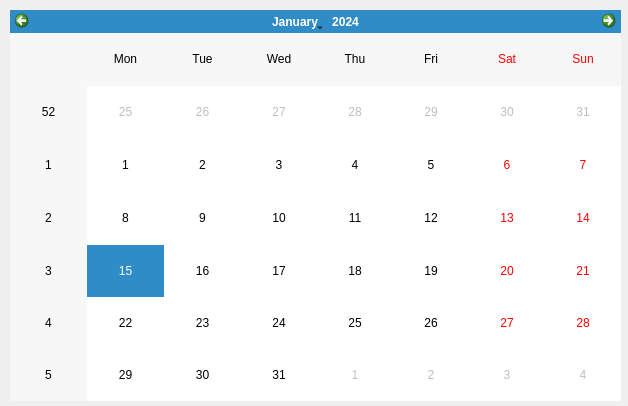
<?xml version="1.0" encoding="UTF-8"?>
<ui version="4.0">
 <class>Frame</class>
 <widget class="QFrame" name="Frame">
  <property name="geometry">
   <rect>
    <x>0</x>
    <y>0</y>
    <width>628</width>
    <height>406</height>
   </rect>
  </property>
  <property name="windowTitle">
   <string>Calendar</string>
  </property>
  <widget class="QCalendarWidget" name="calendarWidget">
   <property name="geometry">
    <rect>
     <x>10</x>
     <y>10</y>
     <width>611</width>
     <height>391</height>
    </rect>
   </property>
  </widget>
 </widget>
 <resources/>
 <connections/>
</ui>
